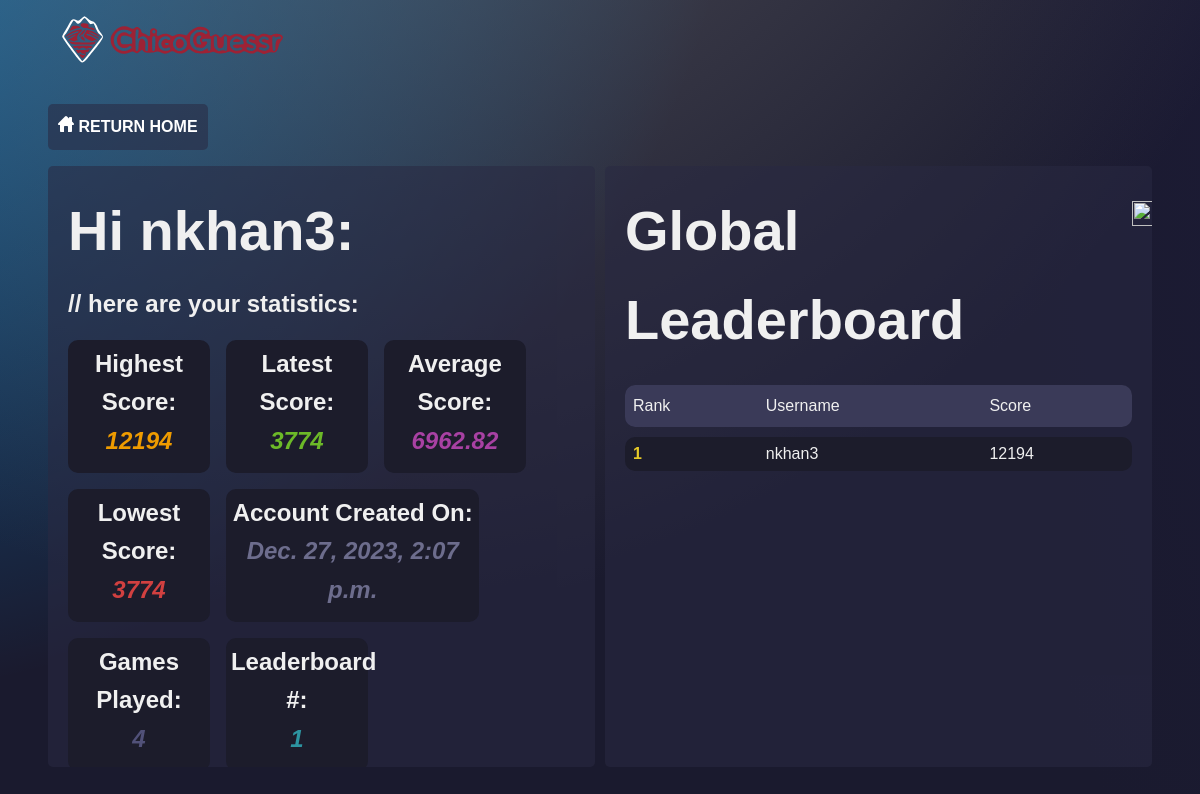
The page /userstats/ (signed in) on the database its author committed.
### game/models.py (models this page shows, shortened)
class Score(models.Model):
    user = models.OneToOneField(User, on_delete=models.CASCADE)
    high_score = models.IntegerField(default=0)
    lowest_score = models.IntegerField(default=0)
    average_score = models.FloatField(default=0.00)
    last_score = models.IntegerField(default=0)
    games_played = models.IntegerField(default=0)
    created_at = models.DateTimeField(auto_now_add=True)

class Leaderboard(models.Model):
    user = models.ForeignKey(User, on_delete=models.CASCADE)
    score = models.IntegerField(default=0)
    average_score = models.FloatField(default=0.00)
    class Meta:
        ordering = ['-score', '-average_score']

### game/views.py (the view)
# urls.py: path('userstats/', game_views.user_stats),
@login_required(login_url='/login/')
def user_stats(request):
    update_leaderboard()
    try:
        score_instance = Score.objects.get(user=request.user)
        high_score = score_instance.high_score
        last_score = score_instance.last_score
        games_played = score_instance.games_played
        created_at = score_instance.created_at
        lowest_score = score_instance.lowest_score
        average_score = score_instance.average_score
    except ObjectDoesNotExist:
        high_score = 0
        last_score = 0
        games_played = 0
        lowest_score = 0
        average_score = 0
        last_score = 0
        created_at = timezone.now()
    leaderboard = Leaderboard.objects.order_by('-score', '-average_score')
    user_position = -1
    for position, entry in enumerate(leaderboard, start=1):
        if entry.user == request.user:
            user_position = position
            break
    average_score = round(average_score, 2)
    return render(request, 'userstats.html', {'high_score': high_score, 'lowest_score': lowest_score, 'average_score': average_score, 'last_score': last_score, 'games_played': games_played, 'leaderboard': leaderboard, 'created_at': created_at, 'user_position': user_position})

### game/views.py (called while the page is built)
def update_leaderboard():
    scores = Score.objects.exclude(high_score=0).order_by('-high_score', '-average_score')
    leaderboard_entries = []
    for score in scores:
        leaderboard_entry, _ = Leaderboard.objects.get_or_create(user=score.user)
        leaderboard_entry.score = score.high_score
        leaderboard_entry.average_score = score.average_score
        leaderboard_entry.save()
        leaderboard_entries.append(leaderboard_entry)
    return leaderboard_entries

### templates/userstats.html (shortened to what this page needs)
<html>
  <head>
    {% load static %}
    <link rel="stylesheet" href="{% static 'css/stats.css' %}" />
  </head>
  <body>
    <nav>
      <a href = "/" tabindex="1">
        <img src = "{%static 'images/logo.svg' %}" />
      </a>
    </nav>
    <button class = "home" onclick="window.location.href='/';">
      <img src="{%static 'images/home-icon.svg' %}">
      RETURN HOME
    </button>
    <div class="container">
      <div class="user-info">
        <div>
          <h1 class = "title">Hi {{ request.user.username }}:</h1>
        </div>
          <h2 id = "userE" class = "userEmail">// here are your statistics:</h2>
        <div class = "userWrapper">
          <div class = "userScore">
            <h2>Highest Score:</h2>
            <p id = "userH">{{ high_score }}</p>
          </div>
          <div class = "userPlayed">
            <h2>Latest Score:</h2>
            <p id ="userL">{{ last_score }}</p>
          </div>
          <div class = "userAverage">
            <h2>Average Score:</h2>
            <p id = "userA">{{ average_score}}</p>
          </div>
          <div class = "userLowest">
            <h2>Lowest Score:</h2>
            <p id = "userL2">{{ lowest_score }}</p>
          </div>
          <div class = "userCreation">
            <h2>Account Created On:</h2>
            <p id = "userC">{{ created_at }}</p>
          </div>
          <div class = "userGames">
            <h2>Games Played:</h2>
            <p id = "userG">{{ games_played }}</p>
          </div>
          <div class = "userPosition">
            <h2>Leaderboard #:</h2>
            <p id = "userP">{{ user_position }}</p>
          </div>
        </div>
      </div>
      <div class="leaderboard">
        <div class = "titleWrapper">
          <h1 class = "title">Global Leaderboard</h1>
          <img src = "{%static 'images/icon.svg' %}" title="click on a user's username to view their stats!" />
        </div>
        <table>
          <tr>
            <th>Rank</th>
            <th>Username</th>
            <th>Score</th>
          </tr>
          {% for score in leaderboard %}
            <tr>
              <td>{{ forloop.counter }}</td>
              <td style = "cursor:pointer;" class="user-username" data-username="{{ score.user.username }}" data-userid="{{ score.user.id }}">{{ score.user.username }}</td>
              <td>{{ score.score }}</td>
            </tr>
          {% endfor %}
        </table>
      </div>
    </div>
  </body>
</html>

### static/css/stats.css (style rules this page uses)
* { box-sizing: border-box; }
nav img { width: 250px; transition: 100ms ease-in-out; user-select: none; }
body { margin-left: 3rem; margin-right: 3rem; font-family: 'Neo-Sans', sans-serif; line-height: 1.6; color: #f0f0f0; background: rgb(26,26,46); background: radial-gradient(66.5% 221.21% at 136.03% -61.44%,rgba(37, 32, 87, 0.4) 0%,rgba(95, 92, 119, 0) 92.09%),radial-gradient(93.54% 126.91% at 29.15% -56.29%,rgba(122, 122, 122, 0.7) 0%,rgba(233,69,96,0) 92.09%),radial-gradient(86.19% 101.84% at -17.13% -24.8%,rgba(0,162,254,.7) 0%,rgba(0,162,254,0) 92.09%),#1a1a2e; background-attachment: fixed; }
.home { margin-top: 2rem; border: none; font: inherit; font-weight: 700; color: #fff; border-radius: 5px; padding: 10px; background: rgba(42, 42, 66, 0.562); cursor: pointer; }
.container { margin-top: 1rem; display: flex; flex-direction: row; align-content: center; width: 100%; height: 60%; gap: 10px; }
.user-info, .leaderboard { width: 50%; background: rgba(42, 42, 66, 0.562); padding: 10px; border-radius: 5px; padding: 20px; overflow: auto; }
.leaderboard img { width: 25px; height: 25px; }
.titleWrapper { position: relative; }
.titleWrapper img { position: absolute; top: 15; }
.title { margin: 0; padding-bottom: 10px; font-size: 3.5rem; font-weight: 700; position: relative; display: inline-block; margin-right: 5px; }
.title:after { content: ''; position: absolute; left: 0; display: inline-block; height: 1em; width: 100%; border-bottom: 1px solid; margin-top: 15px; margin-left: 2px; opacity: 0; -webkit-transition: opacity 0.35s, -webkit-transform 0.35s; transition: opacity 0.35s, transform 0.35s; -webkit-transform: scale(0,1); transform: scale(0,1); }
.user-info p { margin: 0; font-size: 18px; }
.user-info { display: flex; flex-direction: column; }
.userWrapper { display: flex; flex-wrap: wrap; gap: 1rem; }
.userWrapper h2 { margin: 0; padding: 0; }
.userScore, .userPlayed, .userGames, .userCreation, .userPosition, .userAverage, .userLowest { transition: 200ms ease-in-out; text-align: center; width: 28%; background-color: rgb(28, 28, 43); border-radius: 10px; padding: 5px; }
.userEmail { margin: 0; }
.userEmail:last-of-type { margin-bottom: 1rem; }
.userScore p, .userPlayed p, .userGames p, .userCreation p, .userPosition p, .userAverage p, .userLowest p { color: #ee9b00; font-weight: bold; font-style: italic; font-size: 1.5rem; margin-bottom: 0.5rem; }
.userCreation { width: 50%; }
.userPlayed p { color: #6cb928; }
.userGames p { color: rgb(81, 81, 121) }
.userCreation p { color:rgb(109, 109, 141); }
.userLowest p { color:rgb(209, 64, 64); }
.userAverage p { color: rgb(168, 65, 163); }
.userPosition p { color: rgb(45, 148, 161); }
.user-info { position: relative; }
table { width: 100%; border-spacing: 0 10px; font-size: 16px; }
table th, table td { padding: 8px; text-align: left; }
table th:first-of-type { border-right: none; }
table th:last-of-type { border-left: none; }
table th:nth-child(even) { border-left: none; border-right: none; }
table td:first-of-type, table th:first-of-type { border-top-left-radius: 10px; border-bottom-left-radius: 10px; }
table td:last-of-type, table th:last-of-type { border-top-right-radius: 10px; border-bottom-right-radius: 10px; }
table tr:nth-child(even) { background-color: rgb(28, 28, 43); border-radius: 10px; }
table tr { transition: 200ms ease-in-out; }
table tr:nth-child(odd) { background-color: rgb(30, 30, 48); }
table th { padding-top: 12px; padding-bottom: 12px; background-color: rgb(58, 58, 88); font-weight: 400; }
table tr:nth-child(2) td:nth-child(1) { color: rgb(230, 201, 40); font-weight: 700; }

### rows shown on the page
Score: created_at "Dec. 27, 2023, 2:07 p.m."
Leaderboard: user.username "nkhan3", score "12194"

### other values the page prints
{{ request.user.username }} "nkhan3"
{{ high_score }} "12194"
{{ last_score }} "3774"
{{ average_score }} "6962.82"
{{ lowest_score }} "3774"
{{ games_played }} "4"
{{ user_position }} "1"
